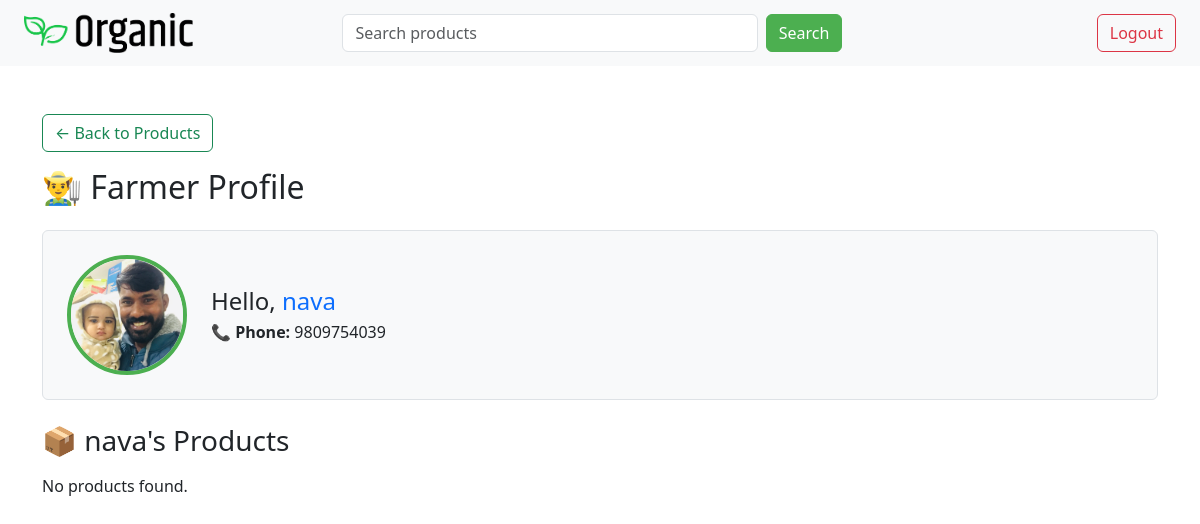
The app's page /farmerprofile/4/ (signed in), older data.
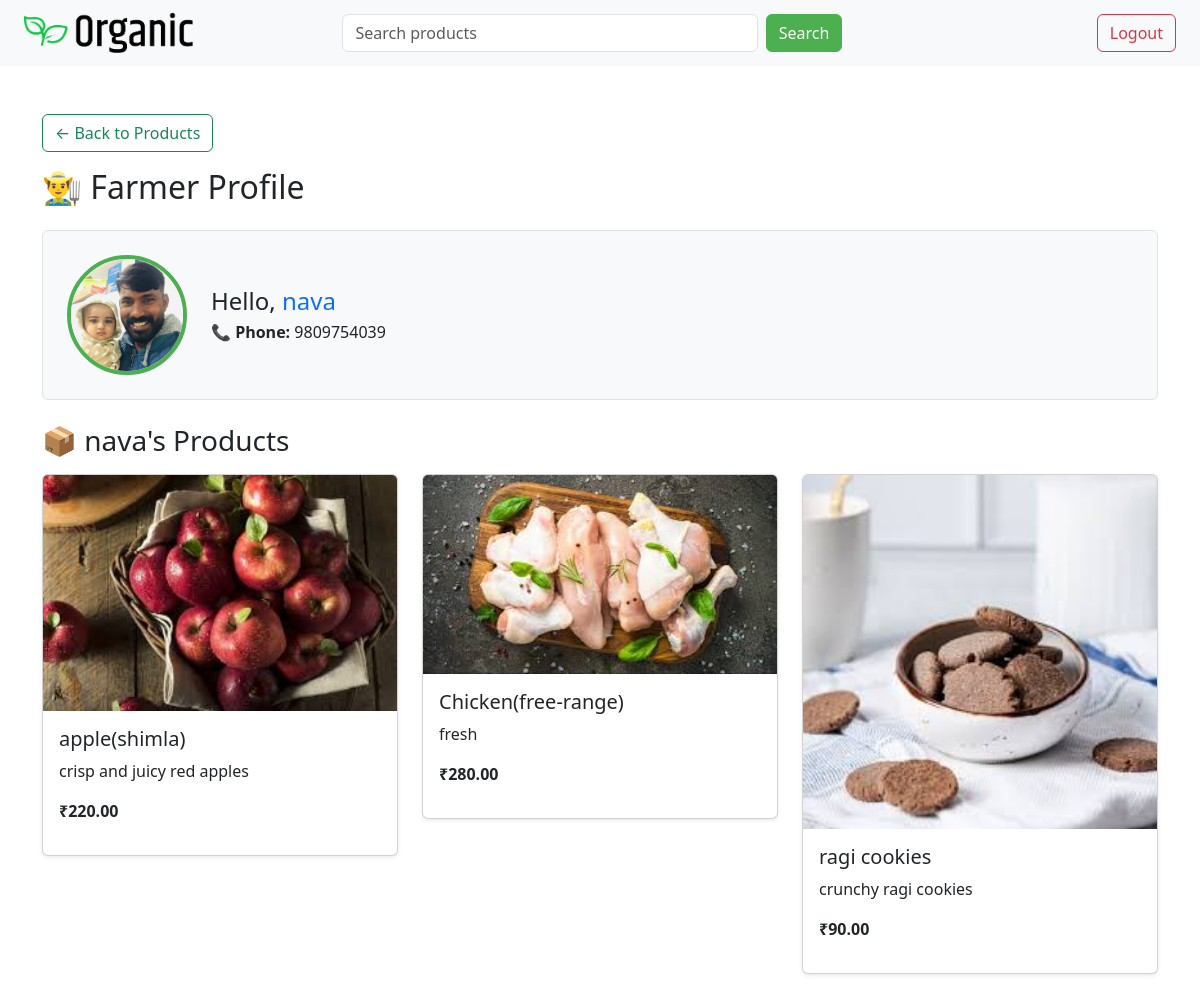
The same page, newer data.
### home/models.py (models this page shows, shortened)
class Product(models.Model):
    UNIT_CHOICES = [
        ('kg', 'Kilogram'),
        ('g', 'Gram'),
        ('l', 'Litre'),
        ('ml', 'Millilitre'),
        ('pcs', 'Pieces'),
        ('bottle', 'Bottle'),
        ('packet', 'Packet'),
    ]
    name = models.CharField(max_length=30)
    price = models.DecimalField(max_digits=8, decimal_places=2)
    details = models.TextField()
    image = models.ImageField(upload_to='products/', null=True, blank=True)
    ctgry = models.ForeignKey('Category', on_delete=models.CASCADE, null=True, blank=True)
    user = models.ForeignKey(User, on_delete=models.CASCADE)  # Seller
    created_at = models.DateTimeField(auto_now_add=True)
    unit = models.CharField(max_length=10, choices=UNIT_CHOICES, default='kg')
    stock = models.PositiveIntegerField(default=0)

### home/views.py (the view, shortened to what this page needs)
# urls.py: path('farmerprofile/<int:pk>/', farmerprofilefn),
@login_required
def farmerprofilefn(request, pk):
    user = get_object_or_404(User, pk=pk)
    profile = user.userprofile
    products = Product.objects.filter(user=user)
    is_owner = request.user == user
    notifications = []
    stock_alerts = []
    if is_owner:
        notifications = Notification.objects.filter(user=user).order_by('-created_at')
        stock_alerts = StockAlert.objects.filter(farmer=user).order_by('-created_at')
    return render(request, 'farmerprofile.html', {
        'user': user,
        'profile': profile,
        'products': products,
        'is_owner': is_owner,
        'notifications': notifications,
        'stock_alerts': stock_alerts
    })

### home/templates/farmerprofile.html (shortened to what this page needs)
{% extends 'base.html' %}
{% load static %}
{% block content %}
<div class="container mt-4">
  <a href="/products/" class="btn btn-outline-success mb-3">← Back to Products</a>
  <div class="d-flex justify-content-between align-items-center mb-3">
    <h2>👨‍🌾 Farmer Profile</h2>
  </div>
  <div class="bg-light p-4 rounded border mb-4 d-flex align-items-center gap-4">
    <img src="{% if profile.image %}{{ profile.image.url }}{% else %}{% static 'images/default_profile.png' %}{% endif %}"
         class="profile-photo" alt="Profile Photo">
    <div>
      <h4 class="mb-1">Hello, <span class="text-primary">{{ user.username }}</span></h4>
      <p class="mb-0"><strong>📞 Phone:</strong> {{ profile.phone }}</p>
    </div>
  </div>
  <h3 class="mb-3">📦 {{ user.username }}'s Products</h3>
  <div class="row">
    {% if products %}
      {% for product in products %}
        <div class="col-md-4 mb-4">
          <div class="card shadow-sm">
            <img src="{{ product.image.url }}" class="card-img-top" alt="{{ product.name }}">
            <div class="card-body">
              <h5 class="card-title">{{ product.name }}</h5>
              <p class="card-text">{{ product.details }}</p>
              <p><strong>₹{{ product.price }}</strong></p>
            </div>
          </div>
        </div>
      {% endfor %}
    {% else %}
      <p>No products found.</p>
    {% endif %}
  </div>
</div>
{% endblock %}

Row changes from the older to the newer data that the page shows:
added Product: image (picture), name "apple(shimla)", details "crisp and juicy red apples", price "220.00"
added Product: image (picture), name "Chicken(free-range)", details "fresh", price "280.00"
added Product: image (picture), name "ragi cookies", details "crunchy ragi cookies", price "90.00"
Text that changed along with them:
text no longer shown: "No products found."
